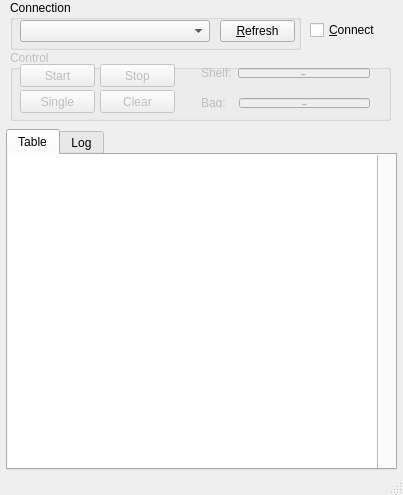
<?xml version="1.0" encoding="UTF-8"?>
<ui version="4.0">
 <class>MainWindow</class>
 <widget class="QMainWindow" name="MainWindow">
  <property name="geometry">
   <rect>
    <x>0</x>
    <y>0</y>
    <width>403</width>
    <height>495</height>
   </rect>
  </property>
  <property name="minimumSize">
   <size>
    <width>400</width>
    <height>300</height>
   </size>
  </property>
  <property name="windowTitle">
   <string>Tire Tag Logger V0.01</string>
  </property>
  <property name="windowIcon">
   <iconset resource="resource.qrc">
    <normaloff>:/images/tiretag.png</normaloff>:/images/tiretag.png</iconset>
  </property>
  <widget class="QWidget" name="centralWidget">
   <widget class="QGroupBox" name="groupBoxConnection">
    <property name="geometry">
     <rect>
      <x>10</x>
      <y>0</y>
      <width>291</width>
      <height>50</height>
     </rect>
    </property>
    <property name="title">
     <string>Connection</string>
    </property>
    <widget class="QComboBox" name="comboBoxPort">
     <property name="geometry">
      <rect>
       <x>10</x>
       <y>20</y>
       <width>190</width>
       <height>22</height>
      </rect>
     </property>
    </widget>
    <widget class="QPushButton" name="pushButtonRefresh">
     <property name="geometry">
      <rect>
       <x>210</x>
       <y>20</y>
       <width>75</width>
       <height>22</height>
      </rect>
     </property>
     <property name="text">
      <string>&amp;Refresh</string>
     </property>
     <property name="shortcut">
      <string>Alt+R</string>
     </property>
    </widget>
   </widget>
   <widget class="QCheckBox" name="checkBoxConnect">
    <property name="geometry">
     <rect>
      <x>310</x>
      <y>20</y>
      <width>71</width>
      <height>20</height>
     </rect>
    </property>
    <property name="text">
     <string>&amp;Connect</string>
    </property>
   </widget>
   <widget class="QGroupBox" name="groupBoxControl">
    <property name="enabled">
     <bool>false</bool>
    </property>
    <property name="geometry">
     <rect>
      <x>10</x>
      <y>50</y>
      <width>381</width>
      <height>71</height>
     </rect>
    </property>
    <property name="title">
     <string>Control</string>
    </property>
    <widget class="QPushButton" name="pushButtonStart">
     <property name="geometry">
      <rect>
       <x>10</x>
       <y>14</y>
       <width>75</width>
       <height>23</height>
      </rect>
     </property>
     <property name="text">
      <string>Start</string>
     </property>
    </widget>
    <widget class="QPushButton" name="pushButtonStop">
     <property name="geometry">
      <rect>
       <x>90</x>
       <y>14</y>
       <width>75</width>
       <height>23</height>
      </rect>
     </property>
     <property name="text">
      <string>Stop</string>
     </property>
    </widget>
    <widget class="QPushButton" name="pushButtonSingle">
     <property name="geometry">
      <rect>
       <x>10</x>
       <y>40</y>
       <width>75</width>
       <height>23</height>
      </rect>
     </property>
     <property name="text">
      <string>Single</string>
     </property>
    </widget>
    <widget class="QPushButton" name="pushButtonClear">
     <property name="geometry">
      <rect>
       <x>90</x>
       <y>40</y>
       <width>75</width>
       <height>23</height>
      </rect>
     </property>
     <property name="text">
      <string>Clear</string>
     </property>
    </widget>
    <widget class="QWidget" name="horizontalLayoutWidget">
     <property name="geometry">
      <rect>
       <x>180</x>
       <y>7</y>
       <width>191</width>
       <height>32</height>
      </rect>
     </property>
     <layout class="QHBoxLayout" name="horizontalLayout">
      <item>
       <widget class="QLabel" name="label">
        <property name="text">
         <string>Shelf:</string>
        </property>
       </widget>
      </item>
      <item>
       <widget class="QLineEdit" name="lineEditShelf">
        <property name="font">
         <font>
          <pointsize>14</pointsize>
         </font>
        </property>
        <property name="text">
         <string>-</string>
        </property>
        <property name="alignment">
         <set>Qt::AlignCenter</set>
        </property>
        <property name="readOnly">
         <bool>true</bool>
        </property>
       </widget>
      </item>
     </layout>
    </widget>
    <widget class="QWidget" name="horizontalLayoutWidget_2">
     <property name="geometry">
      <rect>
       <x>180</x>
       <y>37</y>
       <width>191</width>
       <height>32</height>
      </rect>
     </property>
     <layout class="QHBoxLayout" name="horizontalLayout_2">
      <item>
       <widget class="QLabel" name="label_2">
        <property name="text">
         <string>Bag:  </string>
        </property>
       </widget>
      </item>
      <item>
       <widget class="QLineEdit" name="lineEditBag">
        <property name="font">
         <font>
          <pointsize>14</pointsize>
         </font>
        </property>
        <property name="text">
         <string>-</string>
        </property>
        <property name="alignment">
         <set>Qt::AlignCenter</set>
        </property>
        <property name="readOnly">
         <bool>true</bool>
        </property>
       </widget>
      </item>
     </layout>
    </widget>
   </widget>
   <widget class="QTabWidget" name="tabWidgetLog">
    <property name="geometry">
     <rect>
      <x>6</x>
      <y>129</y>
      <width>391</width>
      <height>341</height>
     </rect>
    </property>
    <property name="currentIndex">
     <number>0</number>
    </property>
    <widget class="QWidget" name="tabTable">
     <attribute name="title">
      <string>Table</string>
     </attribute>
     <widget class="QTreeView" name="treeViewLog">
      <property name="geometry">
       <rect>
        <x>-1</x>
        <y>-1</y>
        <width>371</width>
        <height>321</height>
       </rect>
      </property>
     </widget>
    </widget>
    <widget class="QWidget" name="tabLog">
     <attribute name="title">
      <string>Log</string>
     </attribute>
     <widget class="QTextEdit" name="textEditLog">
      <property name="geometry">
       <rect>
        <x>-1</x>
        <y>-1</y>
        <width>371</width>
        <height>301</height>
       </rect>
      </property>
     </widget>
    </widget>
   </widget>
  </widget>
  <widget class="QStatusBar" name="statusBar"/>
 </widget>
 <layoutdefault spacing="6" margin="11"/>
 <resources>
  <include location="resource.qrc"/>
 </resources>
 <connections/>
</ui>
